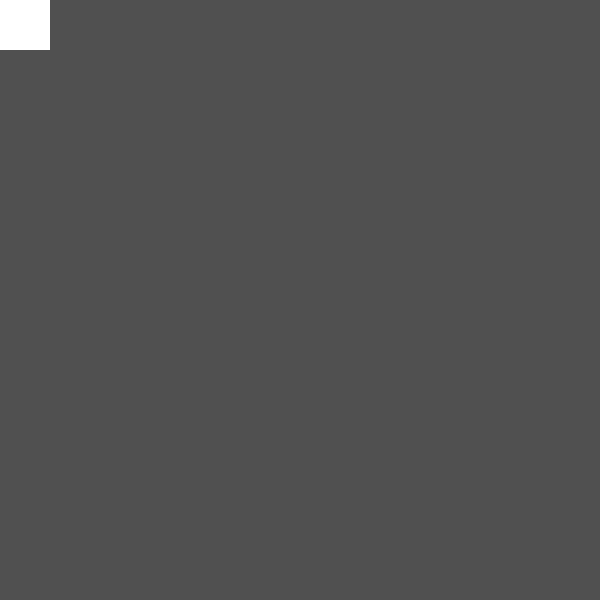
Frame 1 (no input)
Frame 60 (the mouse pressed at the canvas centre just before this capture): identical to frame 1, image omitted
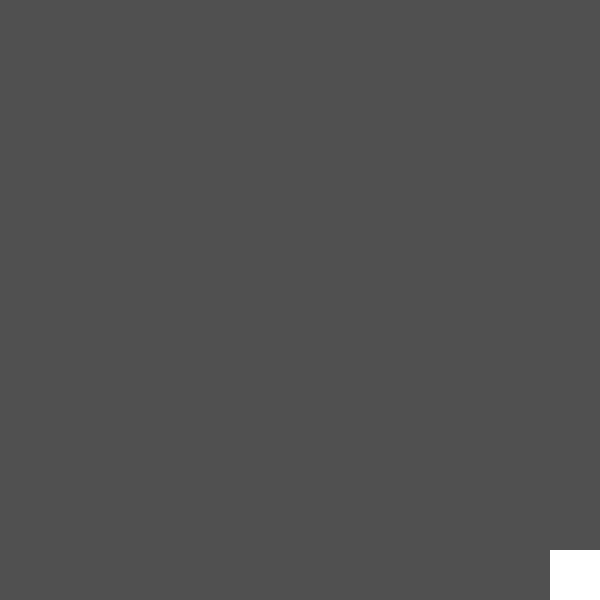
Frame 120 (the mouse held since frame 60 and released just before this capture)

The Processing sketch that drew these frames (run headless with seeded random() and noise(); from frame 60 on, the mouse is pressed at the canvas centre):

// Processing sketch: sketch_14
// ── sketch_14.pde
// fix the sketch so that the rectangle is 
// drawn at the position of the mouse.

void setup() {
  size(600, 600);
  rectMode(CENTER);
}

void draw() {
  background(80);
  translate(mouseX, mouseY);
  noStroke();
  rect(mouseX, mouseY, 100, 100);
}
